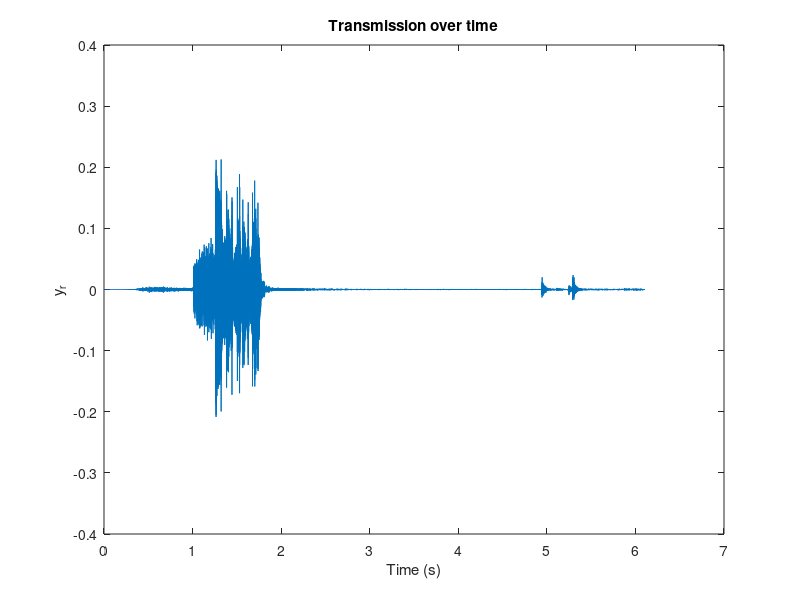

Write the MATLAB code that produced this figure. (Note: this script raises an error after producing the figure.)
close all
clear

load short_modem_rx.mat

%% Plot Signal
figure(1);
t = (0:length(y_r)-1) / Fs;
plot(t,y_r)
title("Transmission over time")
xlabel("Time (s)")
ylabel("y_r")

%% Trim message
% The received signal includes a bunch of samples from before the
% transmission started so we need discard these samples that occurred before
% the transmission started. 

start_idx = find_start_of_signal(y_r,x_sync);
% start_idx now contains the location in y_r where x_sync begins
% we need to offset by the length of x_sync to only include the signal
% we are interested in
fs = 100;  % Symbol period
msg_length_samples = msg_length * 8 * fs;
k = (0:msg_length_samples-1)';
t = k / Fs;  % for plotting in seconds

y_t = y_r(start_idx+length(x_sync):end);
y_t = y_t(1:msg_length_samples);

figure(2);
plot(t, y_t);
title("Trimmed signal")
xlabel("Time (s)")
ylabel("y_t")

figure(3);
plot_ft_rad(y_t, Fs);
title("Trimmed signal frequency plot")

%% Convolute with the cosine
c = cos(2*pi*f_c/Fs * k);
y_c = y_t .* c;

figure(4);
plot(t, y_c);
title("Convolved signal");
xlabel("Time (s)");
ylabel("y_c");

figure(5);
plot_ft_rad(y_c, Fs);
title("Convolved signal frequency plot")

%% Low pass filter
W = 2 * pi * f_c;
t_lpf = (-100:99) * (1/Fs);  % this needs to be an even number for cleanliness
lpf = W/pi * sinc(W/pi .* t_lpf);

figure(6);
plot(t_lpf, lpf);
title("Low pass filter signal");
xlabel("Time (s)");
ylabel("lpf");

figure(7);
plot_ft_rad(lpf, Fs);
title("Low pass filter frequency plot")

%% Apply filter
y_f = conv(y_c, lpf);

% We want y_f to be the sme length as y_c, so trim the ends off (that get
% added due to the length of the low pass filter
y_f_trimmed = y_f(length(lpf)/2:end-length(lpf)/2);

figure(8);
plot(t,y_f_trimmed);
title("Filtered signal");
xlabel("Time (s)");
ylabel("y_f");

figure(9);
plot_ft_rad(y_f_trimmed, Fs);
title("Filtered signal frequency plot")

%% Get bits in 0-1 form
y_n = y_f_trimmed ./ abs(y_f_trimmed);
y_n = (y_n + 1) / 2;

figure(10);
plot(t,y_n);
title("Normalized signal");
xlabel("Time (s)");
ylabel("y_n");

%%

% convert to a string assuming that x_d is a vector of 1s and 0s
% representing the decoded bits
x_d = downsample(y_n, fs);

figure(11);
plot(x_d);
BitsToString(x_d)

